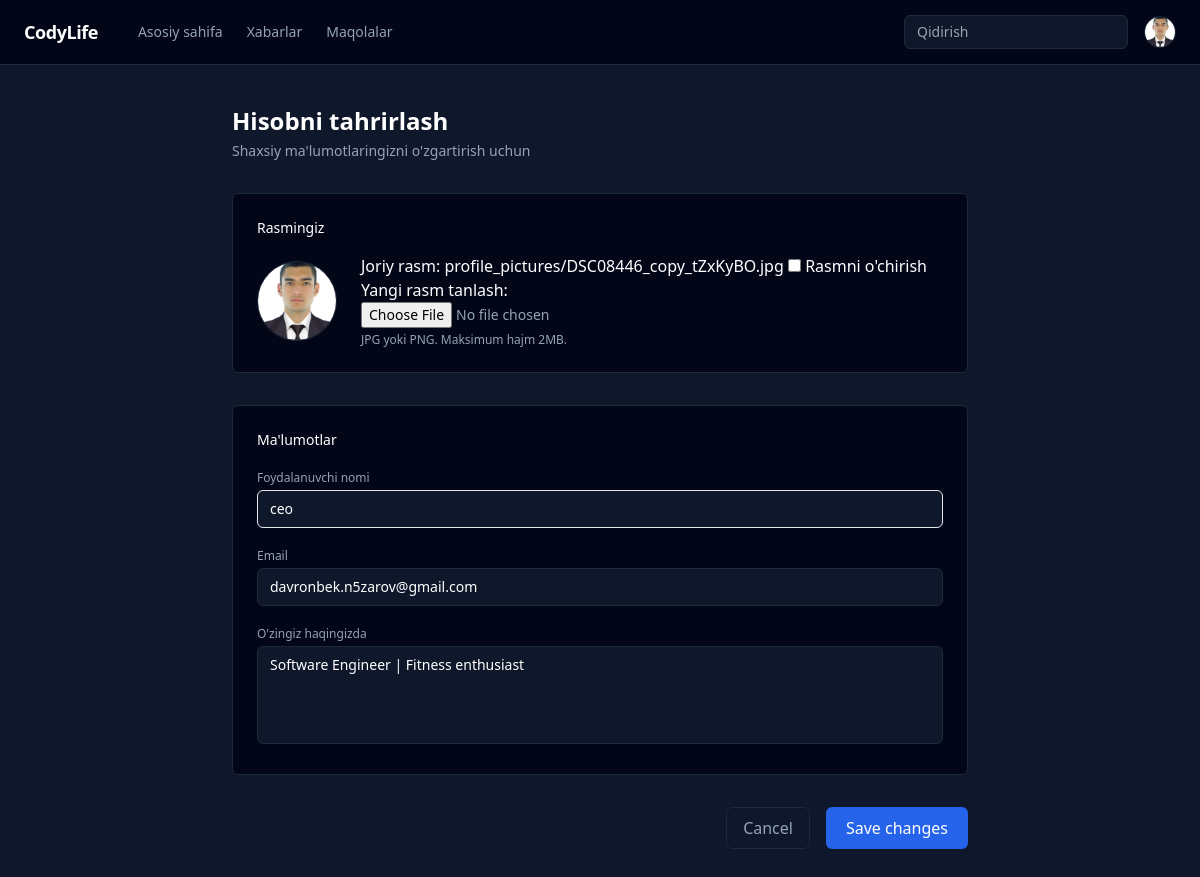
The page /users/user_edit/ (signed in) on the database its author committed.
### users_control/models.py (models this page shows, shortened)
class CustomUser(AbstractUser):
    picture = models.ImageField(upload_to='profile_pictures/', blank=True, null=True)
    phone_number = models.CharField(max_length=13, blank=True, null=True)
    bio = models.TextField(null=True, blank=True)
    technologies = models.ManyToManyField("Technologies", blank=True)
    github_link = models.URLField(null=True, blank=True)
    linkedin_link = models.URLField(null=True, blank=True)
    website = models.URLField(null=True, blank=True)
    is_active = models.BooleanField(default=False, null=True, blank=True)
    class Meta:
        verbose_name = 'User'
        verbose_name_plural = 'Users'

### users_control/views.py (the view, shortened to what this page needs)
# urls.py: path('user_edit/', UserProfileEdit.as_view(), name='user-edit'),
class UserProfileEdit(LoginRequiredMixin, generic.UpdateView):
    model = CustomUser
    form_class = EditProfileForm
    template_name = 'edit-profile.html'
    def get_object(self, queryset = None):
        return self.request.user

### users_control/forms.py
class EditProfileForm(forms.ModelForm):
    picture = forms.ImageField(
        required=False,
        widget=CustomClearableFileInput(
            attrs={
                'class': 'block w-full text-sm text-textMuted',
            },
        ),
        label='Profil rasmi'
    )
    class Meta:
        model = CustomUser
        fields = ('username', 'first_name', 'last_name', 'bio', 'picture', 'email')
        widgets = {
            "username": forms.TextInput(attrs={
                "class": "w-full bg-bgDark border border-boorderDark rounded-md px-3 py-2 text-sm focus:outline-none focus:border-primary"
            }),
            "email": forms.EmailInput(attrs={
                "class": "w-full bg-bgDark border border-borderDark rounded-md px-3 py-2 text-sm focus:outline-none focus:border-primary"
            }),
            "bio": forms.Textarea(attrs={
                "rows": 4,
                "class": "w-full bg-bgDark border border-borderDark rounded-md px-3 py-2 text-sm resize-none focus:outline-none focus:border-primary"
            }),
        }

### main/context_processors.py (called while the page is built)
def user_context(request):
    if request.user.is_authenticated:
        return {'profile_user': request.user}
    return {}

### templates/edit-profile.html (shortened to what this page needs)
{% extends "base.html" %}
{% block content %}
<main class="max-w-3xl mx-auto px-4 py-10">
    <div class="mb-8">
        <h1 class="text-2xl font-semibold">Hisobni tahrirlash</h1>
        <p class="text-sm text-textMuted mt-1">
            Shaxsiy ma'lumotlaringizni o'zgartirish uchun
        </p>
    </div>
    <form method="POST" enctype="multipart/form-data" class="space-y-8">
        <div class="bg-cardDark border border-borderDark rounded-md p-6">
            <h2 class="text-sm font-medium mb-4">Rasmingiz</h2>
            <div class="flex items-center gap-6">
                {% if profile_user.picture %}
                    <img
                        src="{{ profile_user.picture.url }}"
                        class="w-20 h-20 rounded-full object-cover border border-borderDark"
                        alt="profile"
                    >
                {% else %}
                    <div class="w-20 h-20 rounded-full bg-gray-800
                                flex items-center justify-center text-xl font-medium">
                        {{ profile_user.username|first|upper }}
                    </div>
                {% endif %}
                <div>
                    {{ form.picture }}
                    <p class="text-xs text-textMuted mt-1">
                        JPG yoki PNG. Maksimum hajm 2MB.
                    </p>
                </div>
            </div>
        </div>
        <div class="bg-cardDark border border-borderDark rounded-md p-6 space-y-5">
            <h2 class="text-sm font-medium">Ma'lumotlar</h2>
            <div>
                <label class="block text-xs text-textMuted mb-1">Foydalanuvchi nomi</label>
                {{ form.username }}
            </div>
            <div>
                <label class="block text-xs text-textMuted mb-1">Email</label>
                {{ form.email }}
            </div>
            <div>
                <label class="block text-xs text-textMuted mb-1">O'zingiz haqingizda</label>
                {{ form.bio }}
            </div>
        </div>
        <div class="flex justify-end gap-4">
            <a
                href="{% url 'user-profile' profile_user.username %}"
                class="px-4 py-2 rounded-md
                       border border-borderDark text-textMuted
                       hover:bg-gray-800 transition"
            >
                Cancel
            </a>
            <button
                type="submit"
                class="px-5 py-2 rounded-md
                       bg-primary text-white font-medium
                       hover:bg-blue-700 transition"
            >
                Save changes
            </button>
        </div>
    </form>
</main>
{% endblock %}

### templates/base.html (shortened to what this page needs)
<!DOCTYPE html>
<html lang="en">
<head>
    <script src="https://cdn.tailwindcss.com"></script>
</head>
<body class="bg-bgDark text-white min-h-screen">
<nav class="bg-cardDark border-b border-borderDark sticky top-0 z-50">
    <div class="max-w-7xl mx-auto px-6 h-16 flex items-center justify-between">
        <div class="flex items-center gap-10">
            <span class="text-lg font-semibold tracking-tight">
                CodyLife
            </span>
            <div class="hidden md:flex items-center gap-6 text-sm">
                <a href="{% url 'homepage' %}" class="text-textMuted hover:text-white">
                    Asosiy sahifa
                </a>
                <a href="{% url 'notifications' %}" class="text-textMuted hover:text-white">
                    Xabarlar
                </a>
                <a href="{% url 'articles' %}" class="text-textMuted hover:text-white">
                    Maqolalar
                </a>
            </div>
        </div>
        <div class="flex items-center gap-4">
            {% if request.user.is_staff %}
            <div class="hidden md:block">
                <input
                    type="text"
                    placeholder="Qidirish"
                    class="bg-bgDark border border-borderDark text-sm text-white
                           rounded-md px-3 py-1.5 w-56
                           focus:outline-none focus:border-primary"
                >
            </div>
            {% endif %}
            {% if profile_user.picture %}
                <img
                    src="{{ profile_user.picture.url }}"
                    class="w-8 h-8 rounded-full object-cover border border-borderDark"
                    alt="profile"
                >
            {% else %}
                <div class="w-8 h-8 rounded-full bg-gray-800
                            flex items-center justify-center text-sm font-medium">
                    {{ profile_user.username|first|upper }}
                </div>
            {% endif %}
        </div>
    </div>
</nav>
{% block content %}
{% endblock content %}
</body>
</html>

### rows shown on the page
CustomUser: picture (picture), username "ceo", email "davronbek.n5zarov@gmail.com", bio "Software Engineer | Fitness enthusiast"
